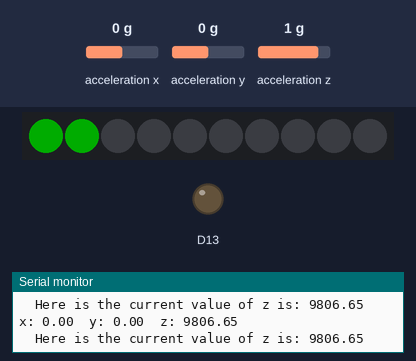
The sketch below on a simulated Adafruit Circuit Playground Express. Parts: 10 RGB LEDs in strip order, left to right, output pins drawn as LEDs (lit = HIGH), the last lines printed to the serial monitor. Inputs (shaded band) come from the test bench; at power-on: acceleration z 1 g, acceleration x 0 g, acceleration y 0 g. Dim RGB values are drawn brighter than linear.

Above: at 3.1 s.
3.2 s: acceleration z set to -1.4 g
At 6.0 s:
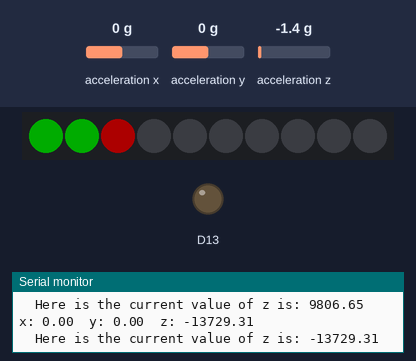
9.7 s: acceleration z set to 0.8 g
At 12.6 s:
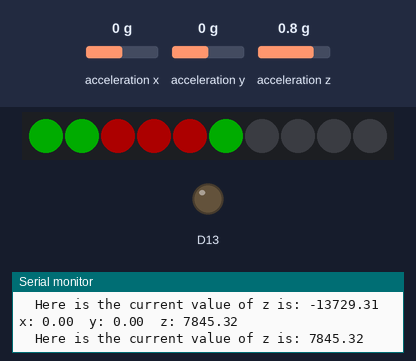
15.3 s: acceleration z set to -0.8 g
At 21.5 s:
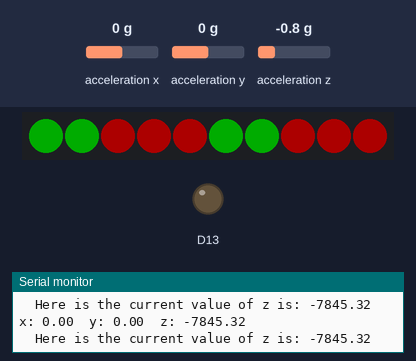
21.8 s: acceleration z set to 0 g
At 23.9 s:
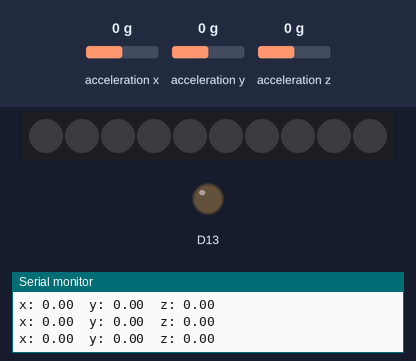
24.9 s: acceleration z set to -1.4 g
At 25.7 s:
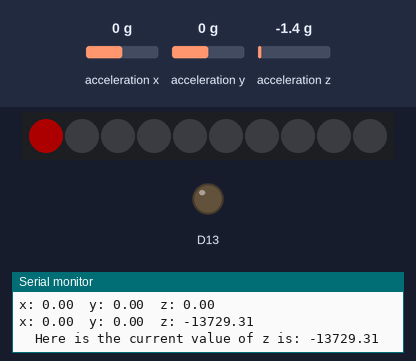
Timing chart, 0 to 27.9 s (numbered marks = the images above; inputs shaded):
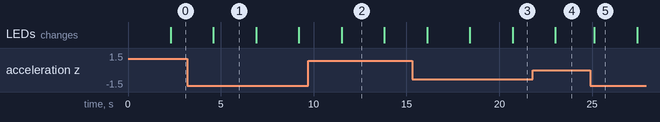

Measured:
- after the input at 3.2 s, the LEDs: change after 1.4 s (image 1)
- after the input at 21.8 s, the LEDs: change after 1.2 s (image 4)
- after the input at 24.9 s, the LEDs: change after 0.22 s (image 5)
- what the display in image 1 shows lasts 2.3 s, from 4.6 s to 6.9 s

The sketch:

embodied-coding-vf.ino
```cpp
#include <Adafruit_CircuitPlayground.h>

float X, Y, Z;
int count=0;
void setup() {
  Serial.begin(9600);
  CircuitPlayground.begin();
  CircuitPlayground.strip.setBrightness(20);
}

void loop() {
  X = CircuitPlayground.motionX();
  Y = CircuitPlayground.motionY();
  Z = CircuitPlayground.motionZ();
  blinkLight(X,Y,Z);
  delay(300);
}

void blinkLight(float x, float y, float z){
  if (count>9){
    CircuitPlayground.clearPixels();
    count=0;
  }
  x=x*1000;
  y=y*1000;
  z=z*1000;

  Serial.print("x: ");
  Serial.print(x);
  Serial.print("  y: ");
  Serial.print(y);
  Serial.print("  z: ");
  Serial.println(z);

  // F Red

  if (z<-2500  ){
    CircuitPlayground.setBrightness(50);
    CircuitPlayground.setPixelColor(count, 250, 0, 0);
    Serial.print("  Here is the current value of z is: ");
    Serial.println(z);
    delay(2000);
    count++;
  }

  // B Green

  if (z>1500 ){
    CircuitPlayground.setBrightness(50);
    CircuitPlayground.setPixelColor(count, 0, 250, 0);
    Serial.print("  Here is the current value of z is: ");
    Serial.println(z);
    delay(2000);
    count++;
  }

  // L turn Purple
/*
  if (x>2500){
    CircuitPlayground.setBrightness(50);
    CircuitPlayground.setPixelColor(count, 0, 0, 250);
    Serial.print("  Here is the current value of x is: ");
    Serial.println(x);
    delay(4000);
    count++;
  }


  // R turn Yellow
  if (x<700 ){
    CircuitPlayground.setBrightness(50);
    CircuitPlayground.setPixelColor(count, 100, 150,0 );
    Serial.print("  Here is the current value of x is: ");
    Serial.println(x);
    delay(4000);
    count++;
  }
  */
}
```
